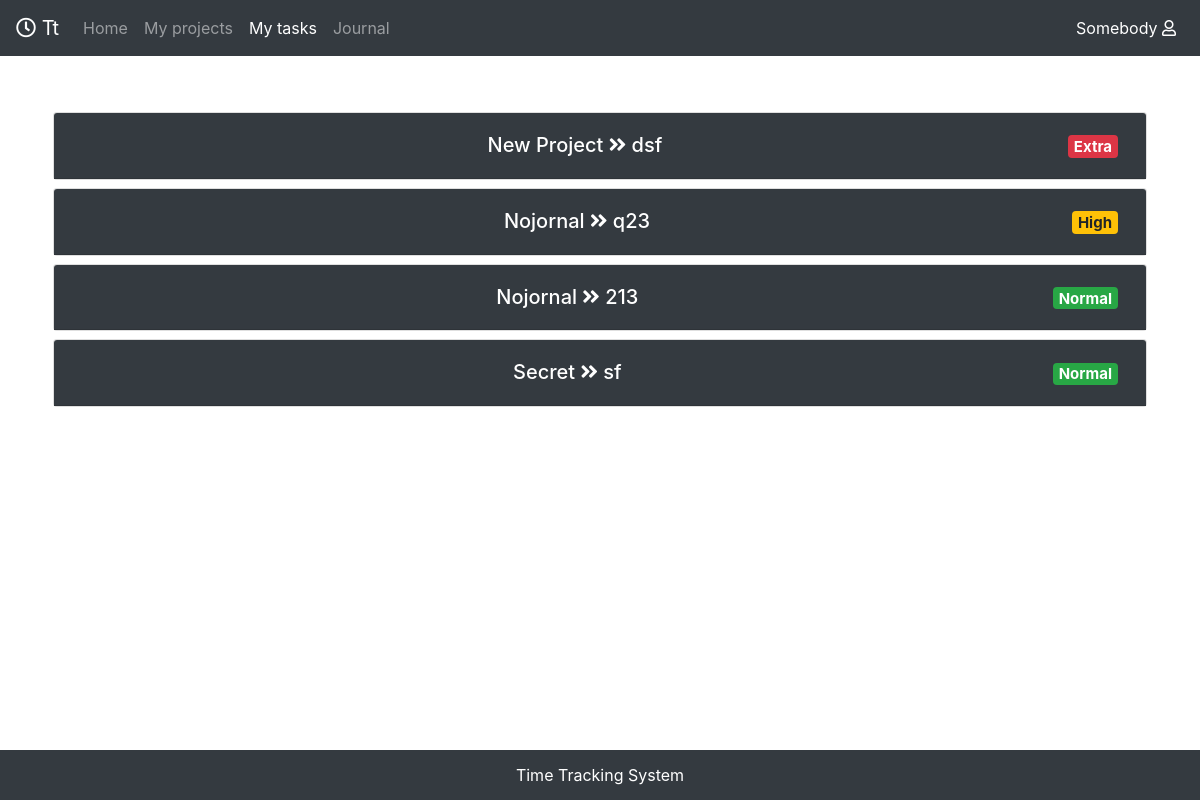
/mytasks/ (signed in), run on the app's committed database.
### mainApp/models.py (models this page shows)
class Task(models.Model):
    topic = models.CharField(max_length=50, blank=False)
    description = models.TextField(blank=False, max_length=400)
    start_date = models.DateField(blank=False )
    end_date = models.DateField(blank=False)
    task_type = models.CharField(max_length=50, blank=False, choices=(('Bug', 'Bug'), ('Feature', 'Feature')) )
    priority = models.CharField(max_length=50,choices=(("Normal", "Normal"),("High", "High"),("Extra", "Extra")))
    estimated_time = models.FloatField(verbose_name="Estimated time in hours", blank=False)
    implementers = models.ManyToManyField(Profile, related_name="implementers")
    creator = models.ForeignKey(Profile, editable=False, null=True, on_delete=models.CASCADE)
    project = models.ForeignKey(Project, related_name="project", on_delete=models.CASCADE)
    def __str__(self):
        return self.topic

class Project(models.Model):
    name = models.CharField(max_length=50, blank=False)
    short_description = models.CharField(max_length=100, blank=False, null=True)
    full_description = tn_models.HTMLField(blank=False)
    developers = models.ManyToManyField(Profile,  related_name="Developers")
    author = models.ForeignKey(Profile, related_name="Author", editable=False, on_delete=models.PROTECT)
    def __str__(self):
        return self.name

### mainApp/views.py (the view, shortened to what this page needs)
# urls.py: path('mytasks/', views.mytasks, name = "mytasks"),
@login_required(login_url="/log_in")
def mytasks(request):
        user = User.objects.get(username=request.user.username)
        title = "My tasks"
        if request.user.is_staff:
            task = Task.objects.filter().order_by('priority')
            print("staff")
        else:
            task = Task.objects.filter(implementers=user.profile, project__developers=user.profile).order_by('priority')
        addform = TaskAddForm()
        return render(request, "mytasks/mytasks.html", {"User": user, "title" : title, "task" : task, 'addform' : addform})

### mainApp/templates/mytasks/mytasks.html (shortened to what this page needs)
{% extends "home/wrapper.html" %}
{% block content %}
<div  class="container pt-4 pb-4">
	{% for i in task %}
	<div class="card m-2">
		<div class="card-header bg-dark " id="taskelement" data-toggle="collapse" data-target="#collapse{{i.id}}"
		 aria-expanded="true" aria-controls="collapse{{i.id}}">
			<div class=" text-center text-white h5 m-2  d-flex  ">
				<div class="text-center w-100">
					{{i.project}} <i class="fas fa-angle-double-right"></i> {{i}}
				</div>
				<div>
					<span class="badge {% if i.priority == 'High' %}badge-warning
								{% elif i.priority == 'Normal' %}  badge-success
								{% elif i.priority == 'Extra' %} badge-danger
							{% endif %}">{{i.priority}}
					</span>
				</div>
			</div>
		</div>
	</div>
	{% endfor %}
</div>
{% load static %}
{% endblock %}

### mainApp/templates/home/wrapper.html (shortened to what this page needs)
<!DOCTYPE html>
<html lang="en" class="w-100" >
  <head>
    {% load static %}
    <link rel="stylesheet" href="https://maxcdn.bootstrapcdn.com/bootstrap/4.2.1/css/bootstrap.min.css">
    <link rel="stylesheet" href="https://use.fontawesome.com/releases/v5.7.2/css/all.css">
    <link rel="stylesheet" href="{% static 'css/style.css' %}" />
  </head>
  <body class="w-100">
    <div class="wrapper">
    	<header class="mb-4" id="upper"><nav class="navbar navbar-bordered navbar-expand-sm navbar-dark bg-dark">
        <a class="navbar-brand" href="/home"><i class="far fa-clock"></i> Tt</a>
        <div class="collapse navbar-collapse" id="navbarNav">
          <ul class="navbar-nav">
            <li class="nav-item ">
              <a class="nav-link" href="/home" id="home_id"> Home</a>
            </li>
            <li class="nav-item">
              <a class="nav-link" href="/myprojects" id="myprojects_id"> {% if not user.is_staff %} My projects {% else %} Projects {% endif %}</a>
            </li>
            <li class="nav-item">
              <a class="nav-link" href="/mytasks" id="mytasks_id">{% if not user.is_staff %} My tasks {% else %} Tasks {% endif %}</a>
            </li>
            <li class="nav-item">
              <a class="nav-link" href="/journal" id="journal_id">Journal</a>
            </li>
          </ul>
          <ul class="navbar-nav ml-auto">
            <li class="nav-item mr-auto">
              <a class="nav-link active" href="/myprofile" id="user"> {{user}} <i class="far fa-user">   </i></a>
            </li>
          </ul>
        </div>
      </nav></header>
      <div class="content">
      <div class="container-fluid included-content">
        {% block content %}{% endblock %}
    </div>
  </div>
  <div class="footer bg-dark font-small text-center text-white botfooter" >
    <div class="d-flex h-100 align-items-center ">
    <div class="text-center w-100 "><a href="#" class="text-white">Time Tracking System</a></div>
  </div>
</div>
</div>
</body>
</html>

### mainApp/static/css/style.css (style rules this page uses)
* { margin: 0; padding: 0; }
html, body { height: 100%; min-width: 300px; }
.wrapper { display: flex; flex-direction: column; height: 100%; }
.content { flex: 1 0 auto; }
.botfooter { height: 50px; flex: 0 0 auto; }
.included-content { height: 90%; }

### data on the page
Task: project "New Project", topic "dsf", priority "Extra"
Task: project "Nojornal", topic "q23", priority "High"
Task: project "Nojornal", topic "213", priority "Normal"
Task: project "Secret", topic "sf", priority "Normal"

### other printed values
{{ user }} "Somebody"
